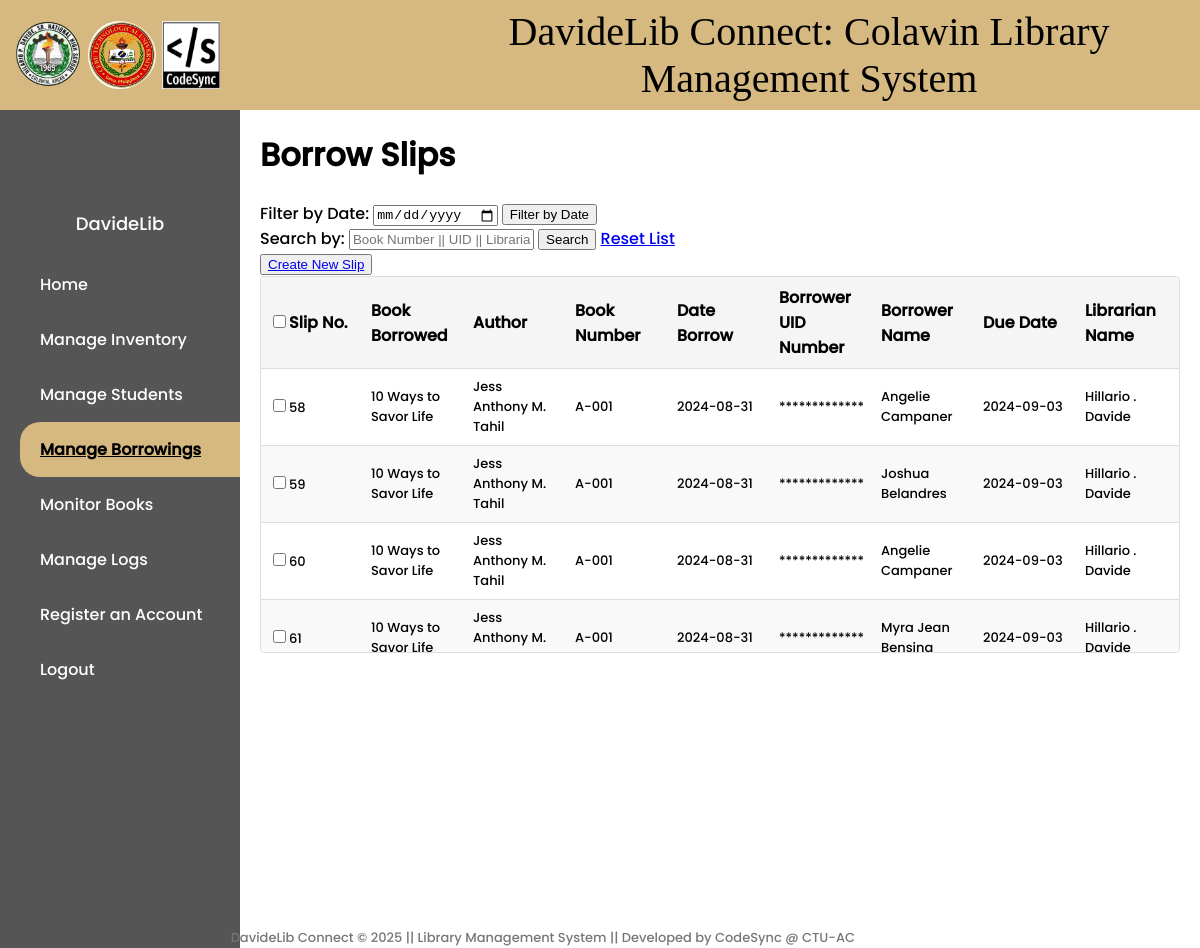
The app's page /borrow-slips/ (signed in), older data.
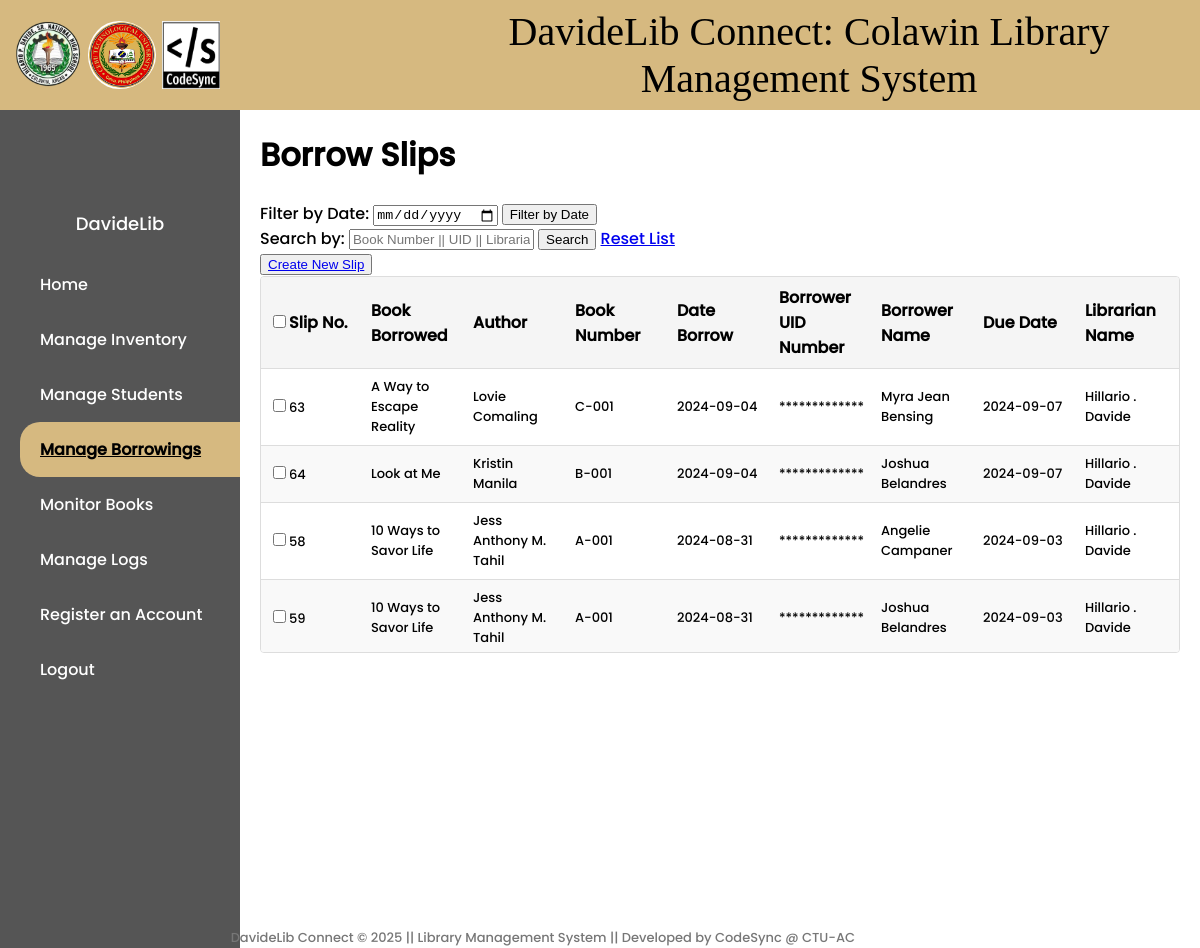
The same page, newer data.
### library/models.py (models this page shows, shortened)
class CustomUser(AbstractBaseUser, PermissionsMixin):
    username = models.CharField(max_length=150, unique=True)
    first_name = models.CharField(max_length=30)
    middle_name = models.CharField(max_length=30, blank=True)
    last_name = models.CharField(max_length=30)
    password = models.CharField(max_length=128)
    admin_id = models.CharField(max_length=255, unique=True)
    is_staff = models.BooleanField(default=False)
    is_active = models.BooleanField(default=True)
    is_superuser = models.BooleanField(default=False)
    objects = CustomUserManager()
    USERNAME_FIELD = 'username'
    REQUIRED_FIELDS = ['first_name', 'last_name', 'admin_id']

class BorrowSlip(models.Model):
    slip_number = models.AutoField(primary_key=True)
    book_number = models.CharField(max_length=20, blank=True)
    book_title = models.CharField(max_length=200, blank=True)
    author = models.CharField(max_length=200, blank=True)
    category_number = models.IntegerField(blank=True, null=True)
    date_borrow = models.DateTimeField()
    borrower_uid_number = models.CharField(max_length=20)
    borrower_name = models.CharField(max_length=100, blank=True)
    due_date = models.DateTimeField()
    librarian_name = models.CharField(max_length=100)
    status = models.CharField(max_length=50, default='Borrowed')
    returned = models.BooleanField(default=False)  # Add this line
    penalty = models.CharField(max_length=255, blank=True, null=True)

### library/views.py (the view)
# urls.py: path('borrow-slips/', views.borrow_slip_list, name='borrow-slip-list'),
@login_required
def borrow_slip_list(request):
    query = request.GET.get('search', '')
    sort_order = request.GET.get('sort', '-date_borrow')
    form = BorrowSlipForm()
    date_filter = request.GET.get('date_filter', '')
    if date_filter:
        try:
            date_filter = datetime.strptime(date_filter, '%Y-%m-%d').date()
            borrow_slips = BorrowSlip.objects.filter(date_borrow=date_filter).order_by(sort_order)
        except ValueError:
            borrow_slips = BorrowSlip.objects.none()
    else:
        borrow_slips = BorrowSlip.objects.all().order_by(sort_order)
    if request.method == 'POST':
        form = BorrowSlipForm(request.POST)
        if form.is_valid():
            form.save()
            return redirect('borrow-slip-list')
    if query:
        borrow_slips = borrow_slips.filter(
            Q(book_number__icontains=query) |
            Q(borrower_uid_number__icontains=query) |
            Q(librarian_name__icontains=query)
        )
    context = {
        'borrow_slips': borrow_slips,
        'query': query,
        'form': form,
        'sort_order': sort_order,
        'date_filter': date_filter,
    }
    return render(request, 'library/borrow_slip_list.html', context)

### library/forms.py (shortened to what this page needs)
class BorrowSlipForm(forms.ModelForm):
    class Meta:
        model = BorrowSlip
        fields = ['book_number', 'date_borrow', 'borrower_uid_number', 'due_date', 'librarian_name']
        widgets = {
            'date_borrow': forms.TextInput(attrs={'readonly': 'readonly'}),
            'due_date': forms.TextInput(attrs={'readonly': 'readonly'}),
            'librarian_name': forms.TextInput(attrs={'readonly': 'readonly'}),
        }
    book_number = forms.CharField(max_length=20)
    borrower_uid_number = forms.CharField(max_length=20)
    def __init__(self, *args, **kwargs):
        user = kwargs.pop('user', None)
        super(BorrowSlipForm, self).__init__(*args, **kwargs)
        if user:
            full_name = f"{user.first_name} {user.middle_name[0] if user.middle_name else ''}. {user.last_name}"
            self.fields['librarian_name'].initial = full_name
        if not self.instance.pk:
            self.fields['date_borrow'].initial = timezone.now().date()
            self.fields['due_date'].initial = timezone.now().date() + timedelta(days=3)

### library/context_processors.py (called while the page is built)
def navbar_context(request):
    username = None
    if request.user.is_authenticated:
        username = request.user.username
    return {'username': username}

### library/templatetags/custom_filters.py (called while the page is built)
@register.filter(name='obfuscate')
def obfuscate(value):
    return '*' * len(value)

### library/templates/library/borrow_slip_list.html (shortened to what this page needs)
{% extends 'main.html' %}
{% load static %}
{% load custom_filters %}
{% block content %}
<!DOCTYPE html>
<html>
<head>
</head>
<body>
    <div class="main-content">
    <h1>Borrow Slips</h1>
    <form method="GET" action="{% url 'borrow-slip-list' %}">
        <label for="date_filter">Filter by Date:</label>
        <input type="date" id="date_filter" name="date_filter" value="{{ date_filter }}">
        <button type="submit">Filter by Date</button>
    </form>
     <form method="GET" action="{% url 'borrow-slip-list' %}">
         <span>Search by:</span>
        <input type="text" name="search" autofocus placeholder="Book Number || UID || Librarian" value="{{ query }}">
        <button type="submit">Search</button>
        <a href="{% url 'borrow-slip-list' %}">Reset List</a>
    </form>
    <form method="POST" action="{% url 'download-selected-pdf' %}">
        <button><a href="{% url 'borrow-slip-create' %}">Create New Slip</a></button>
        <div class="table-container">
            <table>
                <thead>
                    <tr>
                        <th><input type="checkbox" id="select-all" />Slip No.</th>
                        <th>Book Borrowed</th>
                        <th>Author</th>
                        <th>Book Number</th>
                        <th>Date Borrow</th>
                        <th>Borrower UID Number</th>
                        <th>Borrower Name</th>
                        <th>Due Date</th>
                        <th>Librarian Name</th>
                    </tr>
                </thead>
                <tbody>
                    {% for slip in borrow_slips %}
                        <tr>
                            <td><input type="checkbox" name="selected_slips" value="{{ slip.slip_number }}" />{{ slip.slip_number }}</td>
                            <td>{{ slip.book_title }}</td>
                            <td>{{ slip.author }}</td>
                            <td>{{ slip.book_number }}</td>
                            <td>{{ slip.date_borrow|date:"Y-m-d" }}</td>
                            <td>{{ slip.borrower_uid_number|obfuscate }}</td>
                            <td>{{ slip.borrower_name }}</td>
                            <td>{{ slip.due_date|date:"Y-m-d" }}</td>
                            <td>{{ slip.librarian_name }}</td>
                        </tr>
                    {% endfor %}
                </tbody>
            </table>
        </div>
    </form>
</div>
</body>
</html>
{% endblock %}

### templates/main.html (shortened to what this page needs)
{% load static %}
<!DOCTYPE html>
<html lang="en">
<head>
    <link rel="stylesheet" href="{% static 'styles/main.css' %}">
</head>
<body>
    {% include 'navbar.html' %}
    {% block content %}
    {% endblock %}
</body>
</html>

### templates/navbar.html (shortened to what this page needs)
{% load static %}
{% block content %}
<!DOCTYPE html>
<html lang="en">
<head>
</head>
<body>
    <div class="header">
        <img src="{% static 'images/hpdslogo.png' %}" alt="logo" style="width: 68px; height: 68px; border-radius: 50%; padding-left: 6px; ">
        <img src="{% static 'images/ctu.png' %}" alt="logo" style="width: 68px; height: 68px; border-radius: 50%; padding-left: 6px;">
        <img src="{% static 'images/Codesynlogo.png' %}" alt="logo" style="width: 58px; height: 68px; padding-left: 6px;">
        <p class="title">DavideLib Connect: Colawin Library Management System</p>
    </div>
    <div class="sidebar">
        <div class="profile">
            <div class="profile-pic"></div>
            <div class="username">{{ username }}</div>
        </div>
        <ul class="menu">
            <li><a href="{% url 'home' %}" class="{% if request.resolver_match.url_name == 'home' %}active{% endif %}">Home</a></li>
            <li><a href="{% url 'book-list' %}" class="{% if request.resolver_match.url_name == 'book-list' %}active{% endif %}">Manage Inventory</a></li>
            <li><a href="{% url 'borrower-list' %}" class="{% if request.resolver_match.url_name == 'borrower-list' %}active{% endif %}">Manage Students</a></li>
            <li><a href="{% url 'borrow-slip-list' %}" class="{% if request.resolver_match.url_name == 'borrow-slip-list' %}active{% endif %}">Manage Borrowings</a></li>
            <li><a href="{% url 'monitor-borrowed-books' %}" class="{% if request.resolver_match.url_name == 'monitor-borrowed-books' %}active{% endif %}">Monitor Books</a></li>
            <li><a href="{% url 'attendance-list' %}" class="{% if request.resolver_match.url_name == 'attendance-list' %}active{% endif %}">Manage Logs</a></li>
            <li><a href="{% url 'register' %}" class="{% if request.resolver_match.url_name == 'register' %}active{% endif %}">Register an Account</a></li>
            <li><a href="#" onclick="confirmLogout()">Logout</a></li>
        </ul>
    </div>
    <span class="footer">DavideLib Connect © 2025 || Library Management System || Developed by CodeSync @ CTU-AC</span>
</body>
</html>
{% endblock %}

### static/styles/main.css (style rules this page uses)
body, html { margin: 0; padding: 0; font-family: 'Poppins', sans-serif; }
.header { background-color: #77A681; height: 70px; color: white; text-align: center; padding: 20px; width: 100%; position: fixed; top: 0; left: 0; }
.sidebar { background-color: #555; width: 200px; position: fixed; top: 70px; height: calc(100% - 70px); overflow: auto; padding: 20px; color: white; }

### templates/navbar.html (style rules this page uses)
body, html { margin: 0; padding: 0; font-family: 'Poppins', sans-serif; }
.header { background-color: #D6B980; height: 70px; color: white; text-align: center; padding: 20px; width: 100%; position: fixed; top: 0; left: 0; z-index: 1000; display: flex; padding-left: 8px; align-items: center; }
.title { font-family: 'Blue'; padding-left: 190px; font-size: 40px; color: black; }
.sidebar { background-color: #555; width: 200px; position: fixed; top: 110px; height: calc(100% - 110px); overflow: auto; padding: 20px; color: white; display: flex; flex-direction: column; align-items: center; overflow-y: auto; overflow-x: hidden; z-index: 100; }
.profile { margin-top: 10px; text-align: center; }
.profile-pic { margin-left: 12px; width: 65px; height: 65px; background-image: url('/static/images/user.png'); background-size: cover; background-position: center; border-radius: 50%; margin-bottom: 5px; }
.username { font-size: 18px; }
.menu { list-style: none; padding: 0; width: 100%; margin-top: 20px; }
.menu li { width: 100%; }
.menu li a { display: block; width: 100%; padding: 15px 20px; text-decoration: none; color: #fff; text-align: left; }
.menu li a.active { background-color: #D6B980; color: black; border-radius: 20px; text-decoration: underline; font-weight: bold; }
.footer { position: fixed; bottom: 0; right: 345px; font-size: 13px; color: #777; z-index: 1000; }

### library/templates/library/borrow_slip_list.html (style rules this page uses)
.main-content { margin-left: 240px; padding: 20px; margin-top: 90px; }
.table-container { max-height: 375px; overflow: auto; border: 1px solid #ddd; border-radius: 4px; }
table { width: 100%; border-collapse: collapse; }
th, td { padding: 8px; text-align: left; border-bottom: 1px solid #ddd; }
th { background-color: #f5f5f5; position: sticky; top: 0; z-index: 1; }
tbody { display: block; overflow-y: auto; max-height: 320px; font-size: 13px; }
tr { display: table; width: 100%; table-layout: fixed; }
td { word-wrap: break-word; }
tbody tr:nth-child(even) { background-color: #f9f9f9; }

Row changes from the older to the newer data that the page shows:
no longer on this page (row unchanged): BorrowSlip: slip_number "60", book_title "10 Ways to Savor Life", author "Jess Anthony M. Tahil", book_number "A-001", date_borrow "2024-08-31", borrower_uid_number|obfuscate "*************", borrower_name "Angelie Campaner", due_date "2024-09-03", librarian_name "Hillario . Davide"
no longer on this page (row unchanged): BorrowSlip: slip_number "61", book_title "10 Ways to Savor Life", author "Jess Anthony M.…", book_number "A-001", date_borrow "2024-08-31", borrower_uid_number|obfuscate "*************", borrower_name "Myra Jean Bensing", due_date "2024-09-03", librarian_name "Hillario . Davide"
added BorrowSlip: slip_number "63", book_title "A Way to Escape Reality", author "Lovie Comaling", book_number "C-001", date_borrow "2024-09-04", borrower_uid_number|obfuscate "*************", borrower_name "Myra Jean Bensing", due_date "2024-09-07", librarian_name "Hillario . Davide"
added BorrowSlip: slip_number "64", book_title "Look at Me", author "Kristin Manila", book_number "B-001", date_borrow "2024-09-04", borrower_uid_number|obfuscate "*************", borrower_name "Joshua Belandres", due_date "2024-09-07", librarian_name "Hillario . Davide"
